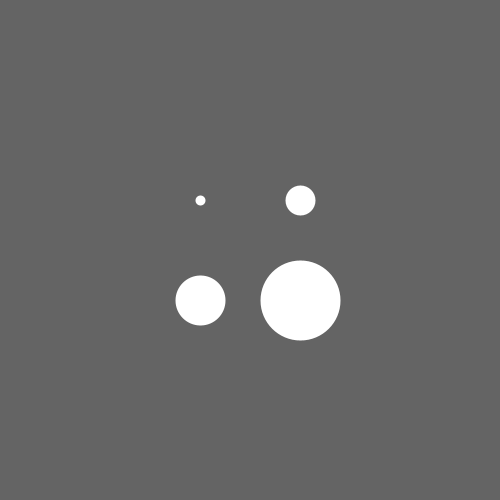
Frame 1 (no input)
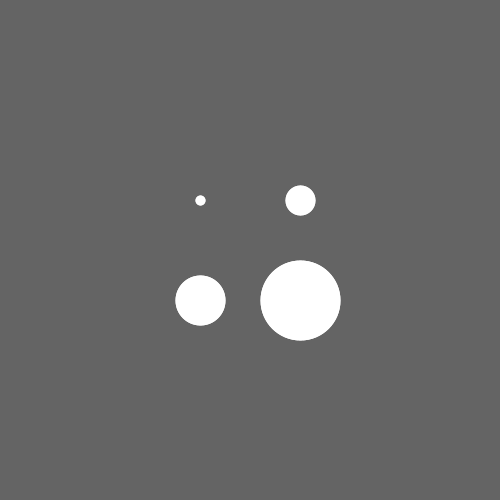
Frame 2 (the mouse pressed at the canvas centre, redrawn once)

The Processing sketch that drew these frames (run headless with seeded random() and noise(); the mouse was pressed at the canvas centre and the sketch redrawn once):

// Processing sketch: test_05_pde
// ── test_05_pde.pde
void setup() {
   size(500, 500);
   background(100);
   smooth();
   noLoop();
}

void draw() {
  stroke(255);
  strokeWeight(10);
  point(200, 200);
  strokeWeight(30);
  point(300, 200);
  strokeWeight(50);
  point(200, 300);
  strokeWeight(80);
  point(300, 300);
}
